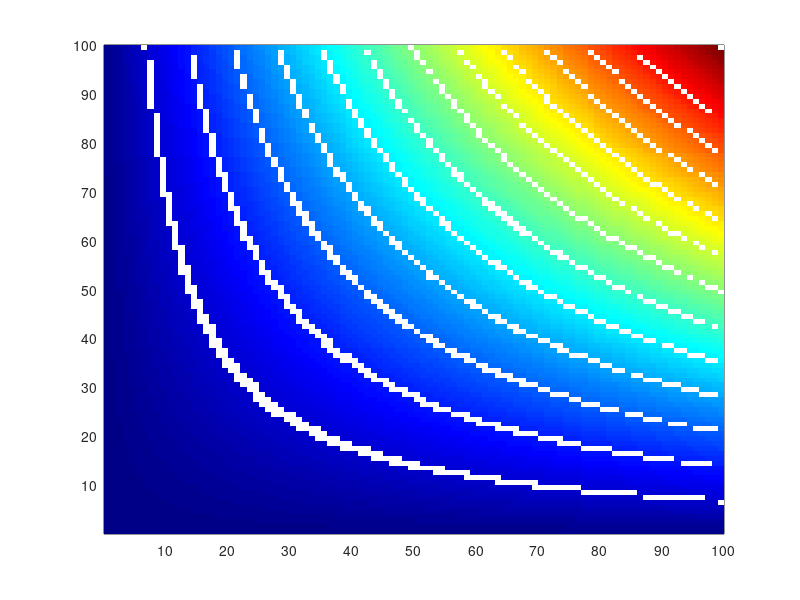

Write the MATLAB code that produced this figure. (Note: this script raises an error after producing the figure.)
function pPxlGrd(X,XLbl,YLbl,Ttl,IsBW,Dmn,Grd);
%function pPxlGrd(X,XLbl,YLbl,Ttl,IsBW,Dmn,Grd);
%
%Shell Projects & Technology, Statistics & Chemometrics
%Philip Jonathan
%June 2010
%
%Overview: General-purpose "pixel" checker-board pseudo-colour plotting for rectangular array X
%1 Works with 0 (test), 1 (basic plot) or 5 (full spec) arguments
%2 No interpolation performed. Simply plots colour level corresponding to the values in X
%
%Input
% X    Rectangular array (n x p) to visualise
% XLbl X LaBeL (n x 1); one value for each level of X
% YLbl Y LaBeL (p x 1); one value for each level of Y
% Ttl  Title (text string)
% IsBW IS Black and White (=0 == plot in colour, =1 == plot in greyscale)
% Dmn  DoMaiN for values to plot (defines limits of colours / greyscale if present)
% Grd  GRaDation increment for "white-out" of colour (produces "non-parametric" contours)
%
%Output
% No data output

if nargin==0;
	n=100;	p=100;	X=(1:n)'*(1:p)+5;	XLbl=(1:n)';	YLbl=(1:p)';	Ttl='TestPixelPlot'; IsBW=0; Dmn=[-2000;12000]; Grd=1000; 
elseif nargin==1;
	[n,p]=size(X); XLbl=(1:n)';	YLbl=(1:p)';	Ttl='TestPixelPlot'; IsBW=0;  Dmn=NaN; Grd=NaN;
elseif nargin==5;
	Dmn=NaN; Grd=NaN;
elseif nargin==6;
	Grd=NaN;
elseif nargin<7;
	return;
end;

[n,p]=size(X);

if isnan(Dmn)==1;
	MnmX=min(min(X));
	MxmX=max(max(X));
else;
	MnmX=Dmn(1);
	MxmX=Dmn(2);
end;

if isnan(Grd)==1;
	Grd=(MxmX-MnmX)/9;
end;

X=[X MnmX*zeros(n,1)];
X=[X;MnmX*zeros(1,p+1)];

h=pcolor(X');set(h,'EdgeColor','none');

nTck=10;
LblSpcX=max(floor(n/nTck),1);
LblSpcY=max(floor(p/nTck),1);

t=(LblSpcX:LblSpcX:n)'; XLbl=[t XLbl(t)];
t=(LblSpcY:LblSpcY:p)'; YLbl=[t YLbl(t)];

set(gca,'XTick',XLbl(:,1)+1,'XTickLabel',XLbl(:,2));
set(gca,'YTick',YLbl(:,1)+1,'YTickLabel',YLbl(:,2));

if IsBW==1;
	colormap(gray);
else;
	colormap('default');
end;

ClrMap=colormap(jet(128));
WhtLvl=round(127*((MnmX+Grd:Grd:MxmX)'-MnmX)/(MxmX-MnmX)+1);
ClrMap(WhtLvl,:)=1;
colormap(ClrMap);
pClrBar([MnmX MxmX],10);

set(gca,'FontSize',20,'FontName','Garamond');grid off;
set(gca,'TickDir','out')
title(Ttl);

set(gcf,'Renderer','painters'); %required for printing using pGI

return;